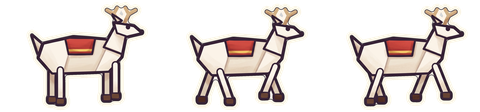
#> input picture assets/art/sheets/stag.png, 480 x 112 px, found by its file name
$ python extras.py ../../assets/art/sheets/stag.png
#> lines starting #> are read from the running program, lines starting #| are printed output that depends on the picture; after the words box and inside, x2 and y2 are one past the last pixel; in counts of white or black regions, pixels touching at a corner belong together
### tools/art/build.py
# Builds the painted assets in assets/ from the Higgsfield renders (see CLAUDE.md, "Art: painted vs code-drawn").
#   python3 tools/art/build.py <renders dir>      (run from the repo root; needs Pillow, numpy, scipy)
# The renders dir holds the source PNGs from the Higgsfield project "The Folded Frontier art", named as in RENDERS.
# Every asset goes through restyle(), which redraws the ink outline and cream border at the house thickness from STYLE.md,
# measured in tiles as the art appears in game, so art scaled by different amounts still matches.
import sys, os, math, numpy as np
from PIL import Image
from scipy import ndimage

RENDERS = {'tree': 'tree.png', 'fox': 'fox.png', 'fox2': 'fox2.png', 'trunk': 'trunk.png', 'parts': 'parts.png'}
# armour sets (STYLE.md prompts): head wearing the helmet, torso, arm, leg; build whichever are present
ARMOR = {m: f'armor-{m}.png' for m in ('cu', 'fe', 'au', 'fr', 'ik', 'em')}
INK, CREAM = (0x2a, 0x21, 0x30), (0xfb, 0xf5, 0xe6)
INK_W, BORDER_W = .05, .06  # in tiles, as seen in game (STYLE.md)

# [9 lines left out: function cut, not called in this run]

def restyle(im, ppt, border=True, typ=None):
    """Replace the render's own outline and border with ones of the house thickness. ppt = image pixels per tile in game.
    border=False leaves the cream border off (player parts: the game adds one around the whole figure).
    typ = the usual outline width on this sheet, in image px: a measured outline much thicker than that is dark fill.
    Returns the new image and the offset (padding) added on each side."""
    kt, bt = INK_W * ppt, (BORDER_W * ppt if border else 0); pad = math.ceil(kt + bt) + 4
    a = np.asarray(im.convert('RGBA')).astype(float); a = np.pad(a, ((pad, pad), (pad, pad), (0, 0)))
    solid = a[..., 3] > 127; din = ndimage.distance_transform_edt(solid)
    mx = a[..., :3].max(axis=2)
    # everything outside the render's ink line (its border, any soft shadow) is replaced: find where the ink starts and ends,
    # as the distance in from the edge where at least half the pixels are ink, then where they stop being
    ring = np.rint(din).astype(int); dark = solid & (mx < 90); ratio = []
    for d in range(1, int(.25 * ppt)):
        sel = ring == d; ratio.append(dark[sel].mean() if sel.any() else 0)
    ratio = np.array(ratio); on = np.argmax(ratio >= .5); off = on + np.argmax(ratio[on:] < .5)
    B = on; K = off - on  # ratio[i] is distance i+1, so B = pixels before the ink and K = ink pixels
    if typ is not None and K > 1.6 * typ: K = typ  # that deep it's dark fill (an ink-black blade), not outline
    elif K > 2.5 * kt: K = kt
    restyle.K = K
    core = din > B + max(0, K - kt)
    dout = ndimage.distance_transform_edt(~core)
    add = max(0., kt - K)  # extra ink ring when the render's ink is thinner than the standard
    out = np.zeros_like(a)
    out[core] = a[core]; out[core, 3] = 255
    ring = ~core
    ink_t = np.clip(add + .5 - dout, 0, 1)  # 1 inside the new ink ring, ramps to 0 over a pixel
    col = np.array(INK, float) * ink_t[..., None] + np.array(CREAM, float) * (1 - ink_t[..., None])
    alpha = np.clip(add + bt + .5 - dout, 0, 1) * 255
    out[ring, :3] = col[ring]; out[ring, 3] = alpha[ring]
    return Image.fromarray(out.astype(np.uint8), 'RGBA'), pad

def fit(im, w, h):
    s = min(w / im.width, h / im.height); return im.resize((round(im.width * s), round(im.height * s)), Image.LANCZOS), s

# [35 lines left out: functions trees, fox, trunk, not called in this run]

# player parts: component labels in parts.png and joint points in its source pixels (neck base, neck top, shoulder, hip)
PART_IDS = {'head': 1, 'torso': 6, 'arm': 9, 'leg': 10, 'helm': 8}
PART_PIV = {'head': (330, 620), 'torso': (398, 67), 'arm': (95, 45), 'leg': (112, 56), 'helm': (0, 0)}
PART_S = .14  # source px to 2x frame px (192x288 frames, 120 px per tile)

# [55 lines left out: functions parts, tintmask, hull, inked_pieces, not called in this run]

# joint points per armour render, in whole-render px (neck base, neck top, shoulder, hip); a new render needs its own
ARMOR_PIV = {'cu': {'head': (331, 749), 'torso': (954, 371), 'arm': (1313, 368), 'leg': (1604, 354)},
             'au': {'head': (369, 752), 'torso': (950, 371), 'arm': (1369, 383), 'leg': (1713, 375)},
             'fe': {'head': (290, 760), 'torso': (945, 335), 'arm': (1378, 350), 'leg': (1680, 345)},
             'fr': {'head': (375, 780), 'torso': (1000, 353), 'arm': (1440, 365), 'leg': (1678, 322)},
             'ik': {'head': (350, 760), 'torso': (985, 360), 'arm': (1380, 375), 'leg': (1698, 360)},
             'em': {'head': (368, 830), 'torso': (1045, 375), 'arm': (1445, 370), 'leg': (1733, 370)}}
HEAD_FIX = {'fe': 1.15}  # renders that drew the head small for the torso
BASE_H = {'head': 669, 'torso': 608, 'arm': 553, 'leg': 643}  # base part heights in parts.png (paper border included), so armour pieces match their size

# [18 lines left out: function armor, not called in this run]

# item icon sheets (tools/art/weapon-prompts.txt): grid of rows x cols, ids in reading order; each icon is also the held weapon
ICON_SHEETS = {
    'swords': ('weapons-swords.png', 2, 4, ['woodsword', 'coppersword', 'ironsword', 'goldsword', 'frostblade', 'inkcutlass', 'embersword', 'foldblade']),
    'tools': ('weapons-tools.png', 2, 4, ['copperpick', 'ironpick', 'goldpick', 'frostpick', 'inkpick', 'emberpick', 'hammer', 'shuriken']),
    'ranged': ('weapons-ranged.png', 2, 3, [  # native: the bow strings have no ink outline, so keep the render's own outline
       'woodbow', 'goldbow', 'featherbow', 'moonbow', 'launcher', 'swallowtail']),
    'magic': ('weapons-magic.png', 2, 3, ['inktome', 'cranetome', 'tidetome', 'moontome', 'starstaff', 'emberstaff']),
    'shields': ('weapons-shields.png', 1, 4, ['shwood', 'buckler', 'quilt', 'beacon']),
}
ICON_PPT = 128 / 1.25  # icons are 64 px atlas cells (128 in the file) and drawn 1.25 tiles wide in the hand

NATIVE = {'ranged'}

# [165 lines left out: functions icons, stickers, row_stickers, blobs, frame_set, frame_fit and 3 more, not called in this run]

# [7 lines that do not run on import are left out]

### tools/art/partners.py
# Partner frame sheets (issue #127) to assets/art/rigs/p_<key>.root+all[.<frame>].webp.
#   python3 tools/art/partners.py <renders dir>      (run from the repo root; needs Pillow, numpy, scipy)
# The renders dir holds lumi.png, snip.png, smudge.png and ember.png: one render per partner, its frames in one row
# (prompts in tools/art/rig-sheets.json, "partners"). The walkers (Snip, Smudge) go through build.frame_set(), feet on the
# bottom edge. The fliers (Lumi, Ember) have no feet to stand on, so their frames are placed where their ink best overlaps the
# idle frame's (aligned_set), so the body stays put while the wings or the face change.
import sys, os, numpy as np
from PIL import Image
from scipy import ndimage, signal
sys.path.insert(0, os.path.dirname(__file__))
import build

# [14 lines left out: function columns, not called in this run]

def trim(im, l=0, r=0):
    """Cut a fraction off the left or right of a figure: a neighbour's ray or motion lines joined to it."""
    return im.crop((round(im.width * l), 0, round(im.width * (1 - r)), im.height))

def ink(im):
    a = np.asarray(im); return (a[..., :3].max(axis=2) < 90) & (a[..., 3] > 127)

def shift(ref, mov):
    """(dx, dy) that puts mov's ink over ref's ink."""
    c = signal.fftconvolve(ref.astype(float), mov[::-1, ::-1].astype(float), mode='full')
    y, x = np.unravel_index(np.argmax(c), c.shape); return x - (mov.shape[1] - 1), y - (mov.shape[0] - 1)

# [31 lines left out: functions deglow, inlay, aligned_set, not called in this run]

def lumi(img):
    figs = columns(img, 4); figs[1] = trim(figs[1], r=.05)  # the flare's rays reach into the blink frame
    aligned_set(figs, 'p_lumi.root+all', {'': 0, 'blink': 1, 'flare': 2, 'cheer': 3}, inlaid=('flare',))

def ember(img):
    figs = columns(img, 5, thr=24); figs[3] = deglow(figs[3])
    aligned_set(figs, 'p_ember.root+all', {'': 0, 'flap': 1, 'blink': 2, 'flare': 3, 'cheer': 4})

def snip(img):
    # frame 4 (the second step) came out frowning, so the standing frame is the second step (docs/ART.md: keep the face between frames that alternate)
    build.frame_set(build.blobs(img), 'p_snip.root+all', {'': 0, 'blink': 1, 'w1': 2, 'w2': 0, 'snip': 4, 'snip2': 5, 'cheer': 6}, tiles=1)

def smudge(img):
    figs = columns(img, 3, rows=2); figs[5] = trim(figs[5], l=.1)  # motion lines behind the wagging tail
    build.frame_set(figs, 'p_smudge.root+all', {'': 0, 'blink': 1, 'w1': 2, 'w2': 3, 'dig': 4, 'cheer': 5}, tiles=1)

# [5 lines that do not run on import are left out]

### tools/art/extras.py
# Pets, the mount, projectile cells, status overlays and the last foe faces (issue #130) into assets/art/.
#   python3 tools/art/extras.py <renders dir>      (run from the repo root; needs Pillow, numpy, scipy)
# The renders dir holds one render per sheet (prompts in tools/art/rig-sheets.json, "extras"): frog.png, kit.png, moth.png,
# crease.png and stag.png (a pet's or the stag's frames in one row), proj.png (the projectile icons, 2 rows of 3),
# status.png (flames, ink blots and drips, water drops in three rows) and faces.png (slime mouth, Grand Nib blink, Folio
# eye white). Sheets come out at exactly the size of the drawn SHEETS strip, since paintSheet() draws into that canvas.
import sys, os, numpy as np
from PIL import Image
from scipy import ndimage
sys.path.insert(0, os.path.dirname(__file__))
import build, partners

SHEETS = 'assets/art/sheets'

def figures(img, n, thr=16):
    """The n biggest figures in a render, left to right (a faint ghost copy or a speck is left out)."""
#> called with n = 3, thr = 16
    a = np.asarray(img.convert('RGB')).astype(int); bg = np.median(np.concatenate([a[3], a[-4], a[:, 3], a[:, -4]]), axis=0)
#> after `bg = np.median(np.concatenate([a[3], a[-4], a[:, 3], a[:, -4]]), axis=`: bg = [0, 0, 0]
    f = np.abs(a - bg).max(axis=2) >= thr; f = ndimage.binary_opening(f, iterations=2)
#> after `f = np.abs(a - bg).max(axis=2) >= thr`:
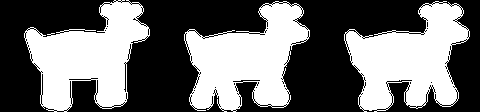
#> f: shape (112, 480) bool; 43.7% white; 3 white regions, box (x1, y1, x2, y2) and area: (184, 1, 310, 112) 7956, (344, 1, 470, 112) 7898, (24, 0, 150, 112) 7628
#> after `f = ndimage.binary_opening(f, iterations=2)`: f: shape (112, 480) bool; 40.8% white; 3 white regions, box (x1, y1, x2, y2) and area: (186, 3, 308, 111) 7428, (346, 3, 468, 111) 7373, (26, 1, 148, 111) 7147
    lab, k = ndimage.label(ndimage.binary_dilation(f, iterations=6)); sz = ndimage.sum(f, lab, range(1, k + 1)); objs = ndimage.find_objects(lab)
#> after `lab, k = ndimage.label(ndimage.binary_dilation(f, iterations=6))`:
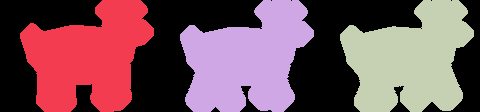
#> lab: shape (112, 480) int32; 4 distinct labels, from 0 to 3; one colour per label, 0 black
#> after `lab, k = ndimage.label(ndimage.binary_dilation(f, iterations=6))`: k = 3
#> after `sz = ndimage.sum(f, lab, range(1, k + 1))`: sz = [7147, 7428, 7373]
#> after `objs = ndimage.find_objects(lab)`: objs = 3 items
    keep = sorted(np.argsort(-sz)[:n] + 1, key=lambda i: objs[i - 1][1].start); out = []
#> after `keep = sorted(np.argsort(-sz)[:n] + 1, key=lambda i: objs[i - 1][1].st`: keep = [1, 2, 3]
    for i in keep:
        m = ndimage.binary_fill_holes(f & (lab == i)); ys, xs = np.where(m); sl = (slice(ys.min(), ys.max() + 1), slice(xs.min(), xs.max() + 1))
        out.append(Image.fromarray(np.dstack([a.astype(np.uint8), (m * 255).astype(np.uint8)])[sl], 'RGBA'))
#> this loop made 3 passes
#> after the loop, out = 3 items
    return out

def styled(figs, box, ppt, lead=None):
    """Every frame restyled (house ink line and cream border) and scaled so the biggest fits box = (w, h) at the sheet's
    ppt (px per tile in the sheet), all by one factor so the frames keep their sizes relative to each other. lead: the
    first frame (the one seen most) fills that fraction of the box instead, and a bigger frame (the frog's leap) is
    shrunk on its own to fit. Returns the frames and each one's scale."""
#> called with box = (156, 108), ppt = 60
    fit = lambda f: min(box[0] / f.width, box[1] / f.height); s = min(fit(f) for f in figs) if lead is None else lead * fit(figs[0]); out = []
#> after `s = min((fit(f) for f in figs)) if lead is None else lead * fit(figs[0`: s = 0.982
    for f in figs:
        im, _ = build.restyle(f, ppt / s); a = np.asarray(im)[..., 3] > 8; ys, xs = np.where(a)
        im = im.crop((xs.min(), ys.min(), xs.max() + 1, ys.max() + 1)); out.append(im)
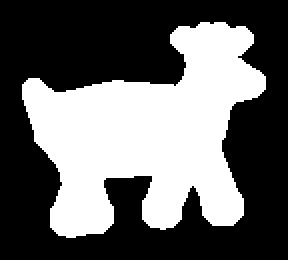
#> a: shape (130, 144) bool (shown 2 times larger); 40% white; 1 white region, box (x1, y1, x2, y2) and area: (11, 11, 133, 119) 7479
#> after the loop, out = 3 items
    s = min(fit(f) for f in out) if lead is None else lead * fit(out[0])
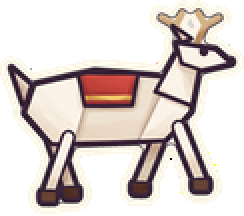
#> f: PIL image 122x108 RGBA (shown 2 times larger); mean R, G, B, A 115.5, 106, 101.5, 142.7; transparent parts drawn white
    return out, [min(s, fit(f)) for f in out]

def sheet(name, figs, fw, fh, ppt, ground, align=None, pad=2, lead=None, anchor=None):
    """figs to SHEETS[name]: frames of fw x fh side by side. ground: the figure stands on the bottom edge (walkers and the
    stag), else it floats in the middle. align: 'ink' puts each frame where its ink best overlaps the first frame's (fliers,
    so the body stays put while the wings change), 'x' lines the frames up across by their upper halves (walkers whose
    legs change), None centres each frame. anchor(first frame) gives the x that goes on the frame's centre line instead of
    the middle of the frames' bounds (the stag's saddle, which the rider sits over)."""
    ims, ss = styled(figs, (fw - 2 * pad, fh - 2 * pad), ppt, lead)
#> ims = 3 items; ss = [0.982, 0.982, 0.982]
    # work at 4x the sheet, then shrink once
    K = 4; ims = [im.resize((max(1, round(im.width * s * K)), max(1, round(im.height * s * K))), Image.LANCZOS) for im, s in zip(ims, ss)]
    pos = [(-(im.width // 2), -(im.height // 2)) for im in ims]
#> pos = [(-239, -216), (-239, -212), (-239, -212)]
    if align == 'ink':
        ref = partners.ink(ims[0]); pos = [(0, 0)] + [partners.shift(ref, partners.ink(im)) for im in ims[1:]]
    elif align == 'x':
        top = lambda im: partners.ink(im)[:im.height // 2]; ref = top(ims[0])
#> in ink, `return (a[..., :3].max(axis=2) < 90) & (a[..., 3] > 127)`: returned value: shape (432, 479) bool; 10.3% white; 1 white region, box (x1, y1, x2, y2) and area: (17, 49, 462, 412) 21357
#> after `ref = top(ims[0])`: ref: shape (216, 479) bool; 9.6% white; 1 white region, box (x1, y1, x2, y2) and area: (17, 49, 462, 216) 9934
#> in ink (call 2), `return (a[..., :3].max(axis=2) < 90) & (a[..., 3] > 127)`: returned value: shape (424, 479) bool; 11.1% white; 1 white region, box (x1, y1, x2, y2) and area: (17, 48, 462, 404) 22634
        pos = [(0, 0)] + [(partners.shift(ref, top(im))[0], 0) for im in ims[1:]]
#> in shift, `y, x = np.unravel_index(np.argmax(c), c.shape)`: y = 212; x = 478
#> in ink (call 3), `return (a[..., :3].max(axis=2) < 90) & (a[..., 3] > 127)`: returned value: shape (424, 479) bool; 11.2% white; 1 white region, box (x1, y1, x2, y2) and area: (17, 47, 462, 404) 22782
#> pos = [(0, 0), (0, 0), (0, 0)]
    x0 = min(p[0] for p in pos); x1 = max(p[0] + im.width for p, im in zip(pos, ims)); cx = (x0 + x1) / 2 if anchor is None else pos[0][0] + anchor(ims[0])
#> after `x0 = min((p[0] for p in pos))`: x0 = 0
#> after `x1 = max((p[0] + im.width for p, im in zip(pos, ims)))`: x1 = 479
#> in saddle, `red = (a[..., 0] > 170) & (a[..., 1] < 110) & (a[..., 2] < 100) & (a[.`:
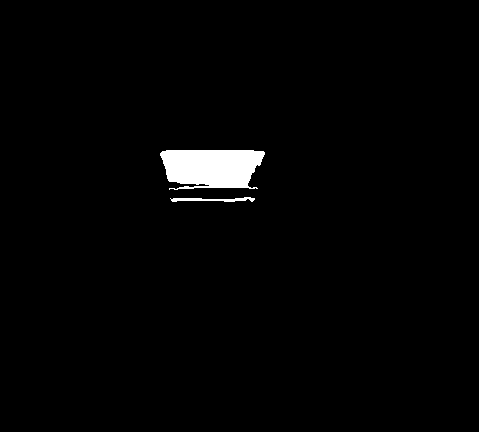
#> red: shape (432, 479) bool; 1.7% white; 2 white regions, box (x1, y1, x2, y2) and area: (160, 150, 265, 190) 3376, (170, 197, 255, 202) 236
#> after `cx = (x0 + x1) / 2 if anchor is None else pos[0][0] + anchor(ims[0])`: cx = 212
    y0 = min(p[1] for p in pos); y1 = max(p[1] + im.height for p, im in zip(pos, ims)); cy = (y0 + y1) / 2
#> after `y0 = min((p[1] for p in pos))`: y0 = 0
#> after `y1 = max((p[1] + im.height for p, im in zip(pos, ims)))`: y1 = 432
#> after `cy = (y0 + y1) / 2`: cy = 216
    out = Image.new('RGBA', (fw * len(ims), fh))
#> out: PIL image 480x112 RGBA; every value is 0
    for i, (im, (dx, dy)) in enumerate(zip(ims, pos)):
        c = Image.new('RGBA', (fw * K, fh * K)); x = round(fw * K / 2 - cx + dx)
        y = fh * K - pad * K - im.height if ground else round(fh * K / 2 - cy + dy)
        c.alpha_composite(im, (x, y)); out.alpha_composite(c.resize((fw, fh), Image.LANCZOS), (i * fw, 0))
#> this loop made 3 passes
#> y on passes 1 to 3: 8, 16, 16
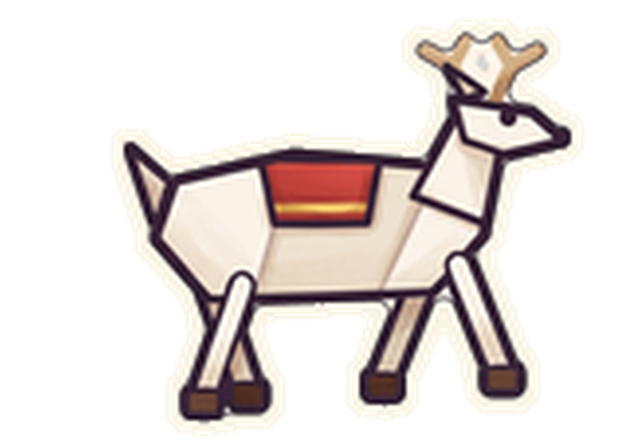
#> c: PIL image 640x448 RGBA; mean R, G, B, A 83.7, 76.8, 73.6, 97.8; transparent parts drawn white
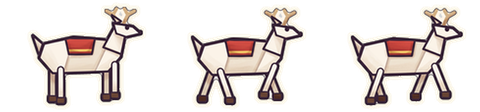
#> out: PIL image 480x112 RGBA; mean R, G, B, A 86.5, 79.6, 76.2, 96.8; transparent parts drawn white
    os.makedirs(SHEETS, exist_ok=True); out.save(os.path.join(SHEETS, name + '.png'), optimize=True)
    return out

def pets(d):
    """pet_<k>: 2 frames of 96x96, one tile across (96 px per tile); ground pets stand on the bottom edge."""
    for k, ground, align, lead in (('frog', 1, None, .85), ('kit', 1, 'x', None), ('moth', 0, 'ink', None), ('crease', 0, 'ink', None)):
        p = os.path.join(d, k + '.png')
        if not os.path.exists(p): continue
        sheet('pet_' + k, figures(Image.open(p), 2), 96, 96, 96, ground, align, lead=lead)

def stag(d):
    """stag: 3 frames of 160x112 at 60 px per tile (stand, gallop, gallop), hooves on the bottom edge. The rider sits
    MOUNTS.stag.lift tiles up, on the saddle."""
    p = os.path.join(d, 'stag.png')
    def saddle(im):  # the middle of the red saddle blanket
        a = np.asarray(im).astype(int); red = (a[..., 0] > 170) & (a[..., 1] < 110) & (a[..., 2] < 100) & (a[..., 3] > 200); return np.where(red.any(axis=0))[0].mean()
    if os.path.exists(p): sheet('stag', figures(Image.open(p), 3), 160, 112, 60, 1, 'x', anchor=saddle)

def unpanel(img):
    """Paint out the white rules some renders draw between grid cells, so they aren't taken for a sticker."""
    a = np.asarray(img.convert('RGB')).copy(); bg = np.median(np.concatenate([a[3], a[-4], a[:, 3], a[:, -4]]), axis=0)
    light = a.min(axis=2) > 235
    for ax in (0, 1):
        line = light.mean(axis=ax) > .6; idx = np.where(line)[0]
        for i in idx:
            if ax == 0: a[:, max(0, i - 2):i + 3] = bg
            else: a[max(0, i - 2):i + 3] = bg
    return Image.fromarray(a)

def projectiles(d):
    """The projectile icons: atlas cells, 2 rows of 3 (the iceshard item's own cell is C.shard)."""
    p = os.path.join(d, 'proj.png')
    if os.path.exists(p): build.icon_cells(unpanel(Image.open(p)), 2, 3, ['inkball', 'fireball', 'bubble', 'crescent', 'foldwave', 'shard'])

# SHEETS.pstatus (render.js): 3 frames of 96x144, the stickers placed where the drawn ones are
FLAMES = [(26, 126, 26, 'o'), (70, 128, 30, 'o'), (34, 98, 20, 'y'), (66, 84, 22, 'y'), (22, 72, 18, 'o'), (76, 58, 16, 'y')]
BLOTS = [(44, 86, 6), (58, 98, 4.5), (40, 56, 4), (62, 40, 3.5), (50, 112, 4)]
DRIPS = [(36, 62, 14), (60, 104, 12), (48, 90, 10)]
DROPS = [(30, 40, 4), (70, 52, 3.5), (26, 80, 4.5), (74, 96, 4), (40, 20, 3.5), (62, 24, 3)]

def status(d):
    p = os.path.join(d, 'status.png')
    if not os.path.exists(p): return
    st = build.row_stickers(Image.open(p), 3, [6, 8, 6]); fl, bl, dr, wa = st[:6], st[6:11], st[11:14], st[14:]
    K = 4; out = Image.new('RGBA', (288 * K, 144 * K))
    def put(f, im, x, y, w, h):  # im fitted into the box x, y, w, h (sheet px of frame f), restyled at its final size
        s = min(w * K / im.width, h * K / im.height); im = im.resize((max(1, round(im.width * s)), max(1, round(im.height * s))), Image.LANCZOS)
        im, pad = build.restyle(im, 48 * K); out.alpha_composite(im, (round(f * 96 * K + x * K + (w * K - im.width) / 2), round(y * K + (h * K - im.height) / 2)))
    oi = yi = 0
    for x, y, h, c in FLAMES:
        im = fl[[0, 2, 4][oi % 3]] if c == 'o' else fl[[1, 3, 5][yi % 3]]; oi += c == 'o'; yi += c == 'y'
        put(0, im, x - h * .45, y - h, h * .9, h)
    for i, (x, y, r) in enumerate(BLOTS): put(1, bl[i], x - r * 1.1, y - r * 1.1, r * 2.9, r * 2.9)
    for i, (x, y, l) in enumerate(DRIPS): put(1, dr[i], x - 4, y - 1, 8, l + 5)
    for i, (x, y, r) in enumerate(DROPS): put(2, wa[i], x - r * 1.2, y - r * 2.2, r * 2.4, r * 3.6)
    os.makedirs(SHEETS, exist_ok=True); out.resize((288, 144), Image.LANCZOS).save(os.path.join(SHEETS, 'pstatus.png'), optimize=True)

def faces(d):
    """The faces the painted foes kept drawn: the slime's mouth, the Grand Nib's blink and the Folio's eye white. The mouth
    and the blink are a few design px across, less than the house ink line is thick, so they keep the render's own line
    (restyle would ink them solid) and are only cut out and fitted, at 2x like every rig part."""
    p = os.path.join(d, 'faces.png')
    if not os.path.exists(p): return
    mouth, blink, eye = build.row_stickers(Image.open(p), 1, 3)
    for name, im, (w, h) in (('slime.mouth', mouth, (8, 5)), ('nib.eye.blink', blink, (36, 4))):
        im.resize((w * 2, h * 2), Image.LANCZOS).save(os.path.join('assets/art/rigs', name + '.webp'), 'WEBP', quality=90, method=6)
    im, _ = build.restyle(eye, eye.width / (84 / 60), border=False); a = np.asarray(im)[..., 3] > 8; ys, xs = np.where(a)
    im.crop((xs.min(), ys.min(), xs.max() + 1, ys.max() + 1)).resize((168, 128), Image.LANCZOS).save('assets/art/rigs/folio.eye.webp', 'WEBP', quality=90, method=6)

if __name__ == '__main__':
    d = sys.argv[1]
    pets(d); stag(d); projectiles(d); status(d); faces(d)
